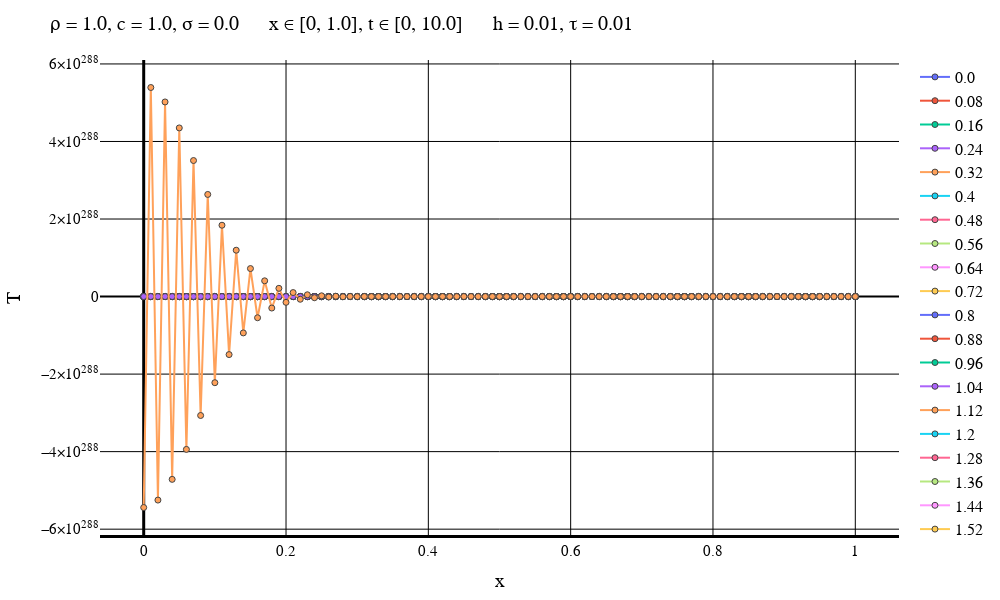

Source (notebook cell):
### Markdown cell above
Явная схема

### Code cell
typeOfScheme = "Forward"

solutionFile = "D:\\Calc_Methods_2\\Lab2\\SecondConds\\$typeOfScheme\\solution$numOfEq.txt"
dataFile = "D:\\Calc_Methods_2\\Lab2\\SecondConds\\$typeOfScheme\\data$numOfEq.txt"
intervalFile = "D:\\Calc_Methods_2\\Lab2\\SecondConds\\$typeOfScheme\\interval$numOfEq.txt"

solutionMatrix = readdlm(solutionFile)
dataVec = readdlm(dataFile)
intervalVec = readdlm(intervalFile);

L = dataVec[3]
timeEnd = dataVec[4]
numOfXIntervals = Int(intervalVec[1])
numOfTIntervals = Int(intervalVec[2])
h = L / numOfXIntervals
τ = timeEnd / numOfTIntervals
if default == true
    plotStep = trunc(Int, timeEnd / (defaultStepParam * τ))
    numOfPlots = numOfTIntervals + 1    
else
    plotStep = firstSteps
    numOfPlots = firstPlots
end
println("Шаг графика: $plotStep")
println("Время последнего графика: $((numOfPlots - 1)*τ)")
makePlot(numOfPlots, plotStep, solutionMatrix, dataVec, intervalVec)
